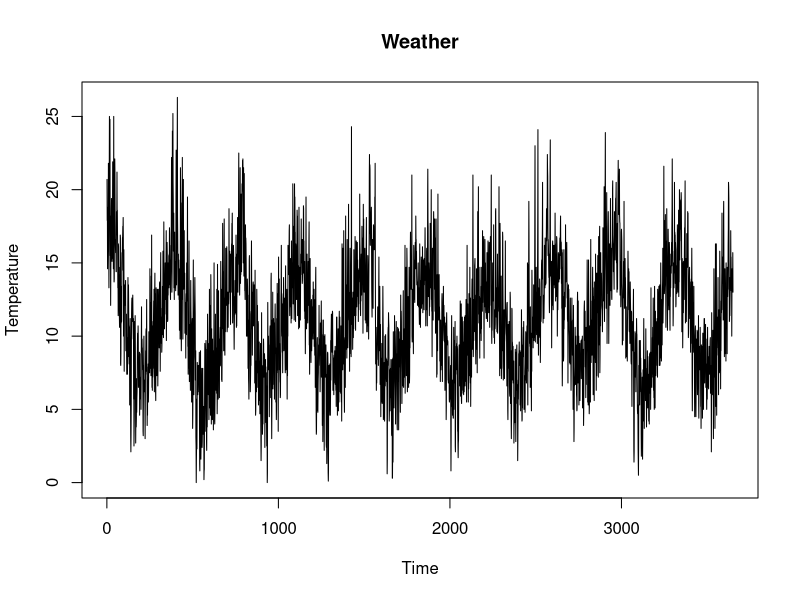
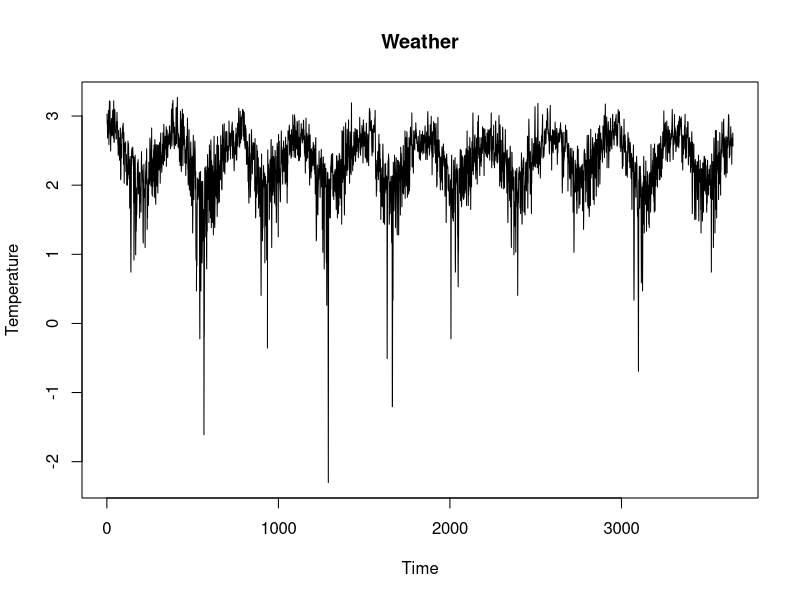
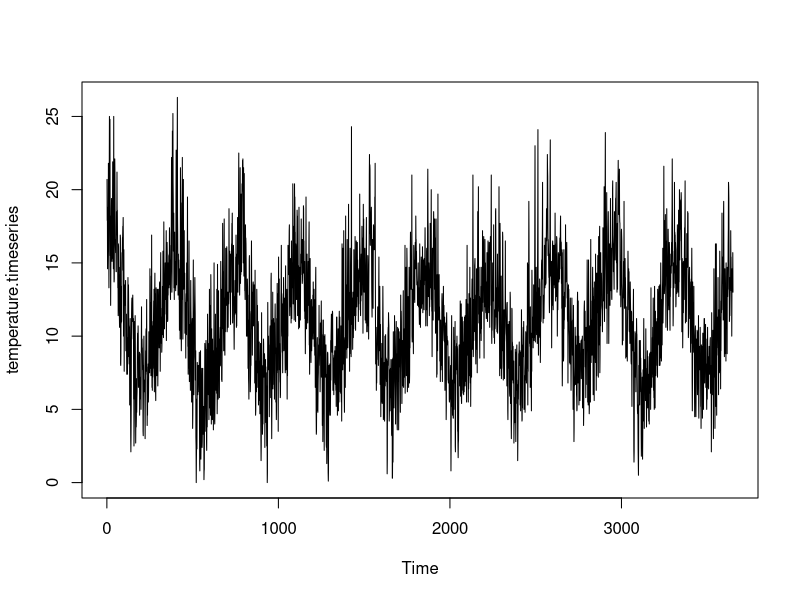
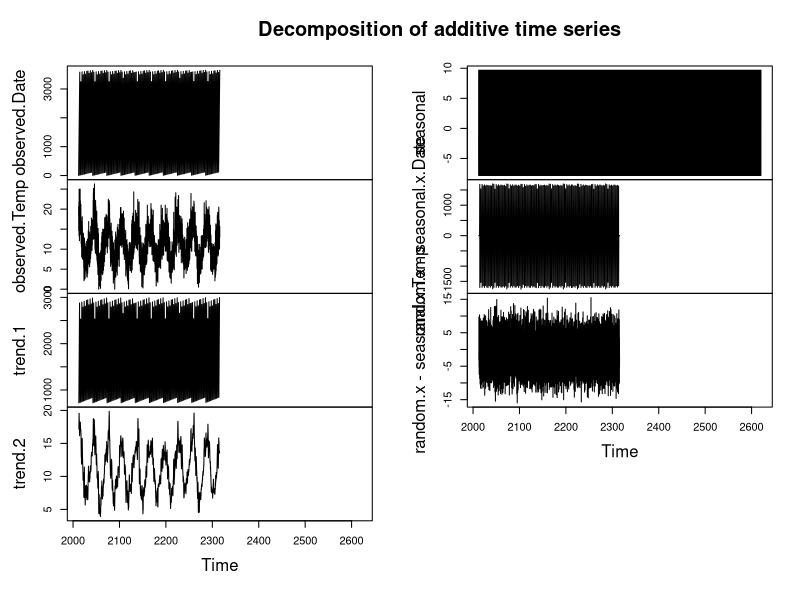
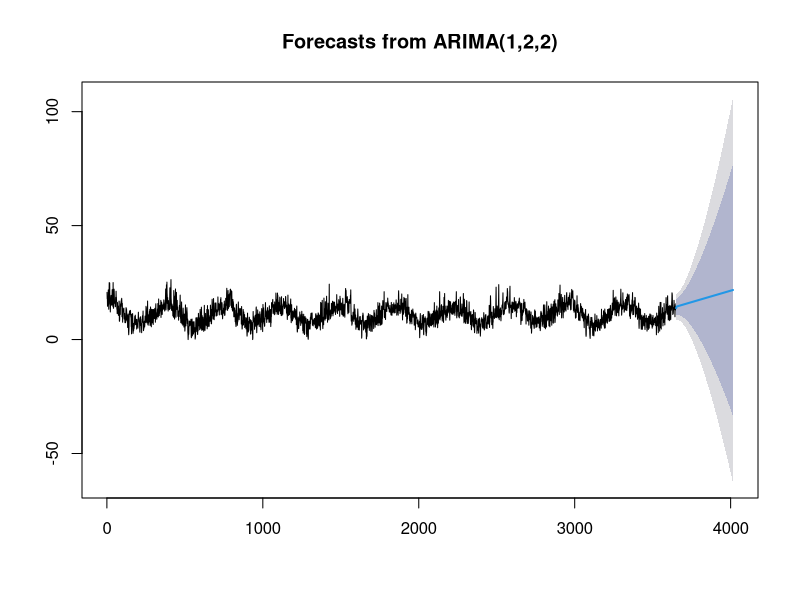
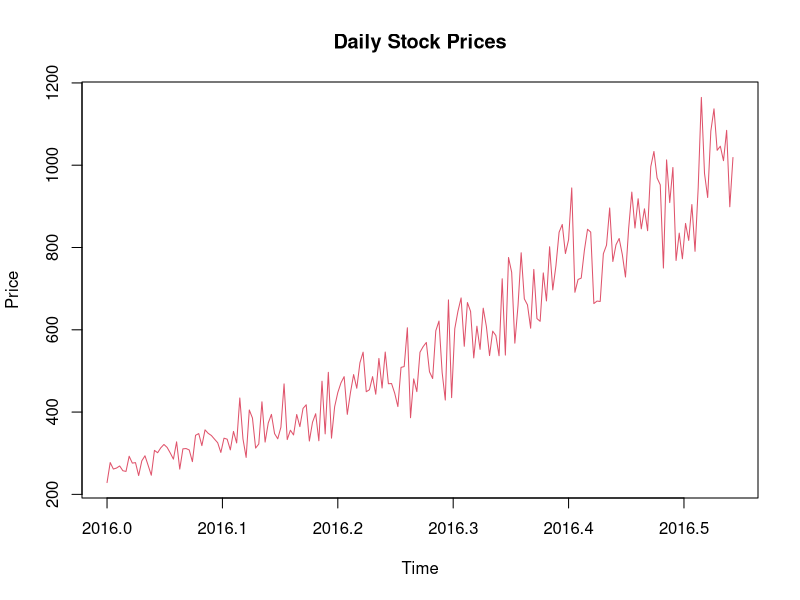
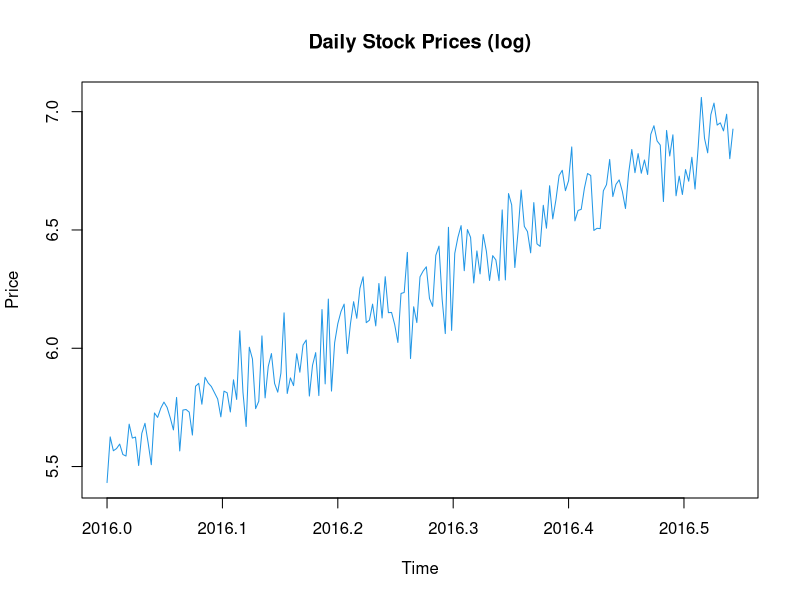
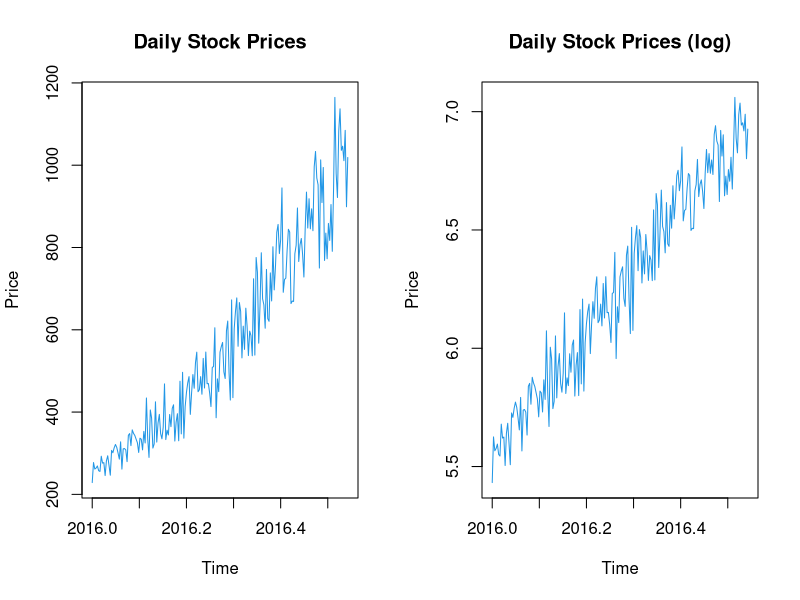

R code for these plots, in order: (Note: this script raises an error after producing the figures.)
weatherdata <- read.table('daily-min-temperatures.csv', sep=",", header= TRUE)
head(weatherdata)
plot.ts(weatherdata$Temp, main="Weather", ylab="Temperature")
plot.ts(log(weatherdata$Temp),main="Weather", ylab="Temperature")
temperature.timeseries <- ts(weatherdata$Temp)
plot.ts(temperature.timeseries)
datats=ts(weatherdata,start = c(2012,1),frequency = 12)
plot(decompose(datats))
msft_ar <- arima(temperature.timeseries, order = c(1, 2, 2))
print(msft_ar)
library(forecast)
pred<-forecast(msft_ar,h=365)
plot(pred)
sp<-read.table('stock_daily.csv', sep=",", header= TRUE)
print(sp)
sp_ts <- ts(sp, start=2016, frequency=365)
print(sp_ts)
plot.ts(sp_ts,col=10, main="Daily Stock Prices", ylab="Price")
#We can observe two things here:
  
#  There is a clearly visible upward trend in the data
#The variability in the data is increasing over time.

#Differencing and Log Transformation
#Removing Variability Using Logarithmic Transformation
#Since the data shows changing variance over time, the first thing 
#we will do is stabilize the variance by applying log transformation 
#using the log() function. The resulting series will be a linear time series.


sp_linear<-log(sp_ts)
plot.ts(sp_linear, main="Daily Stock Prices (log)", ylab="Price", col=4)
par(mfrow = c(1,2))
plot.ts(sp_ts,col=4, main="Daily Stock Prices", ylab="Price")
plot.ts(sp_linear, main="Daily Stock Prices (log)", ylab="Price", col=4)
#---------------

#Removing Linear Trend
#We will now perform the first difference transformation [z(t) - z(t-1)]
#to our series to remove the linear trend.

sp_linear_diff <- diff(sp_linear)
plot.ts(sp_linear_diff, main="Daily Stock Prices (log)", ylab="Price", col=4)


#Removing Seasonal Differencing
#Let's take another example to understand how we can use the diff() 
#function to remove seasonal differencing from data. We will use the
#John Deer's Quarterly earnings data we used earlier as it exhibits seasonality.


par(mfrow = c(1,2))
de_earnings_diff <- diff(johndeere_earnings,lag=4)
plot.ts(johndeere_earnings, main="Earnings (Quarterly)")
plot.ts(de_earnings_diff, main="Earnings (Differenced, lag=4)")

par(mfrow = c(1,2))
plot.ts(sp_ts,main="MSFT Stock Prices",ylab="Prices")
sp_ts_lag1=diff(sp,1)
plot(sp_ts,sp_ts_lag1,main="Scatterplot (lag=1)")

cor(sp_ts[-252],sp_ts[-1])
abline(lm(sp_ts[-1] ~ sp_ts[-252]),col=4)

acf(sp_ts, lag.max=10)

cor(sp_ts[-(251:252)],sp_ts[-(1:2)])
